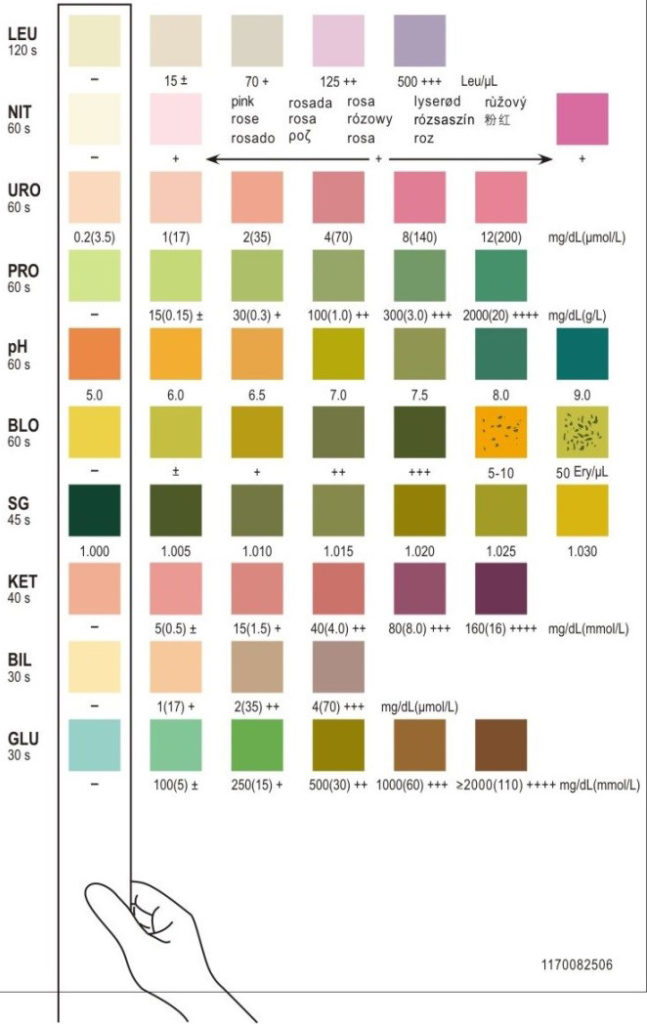
#> input picture mission-reagent-parameter-pic-647x1024.jpg, 647 x 1024 px
$ python ref_preview.py
#> lines starting #> are read from the running program, lines starting #| are printed output that depends on the picture
# ref_preview.py
# Exploración y preview de la tira reactiva de REFERENCIA (JPG).
# Detecta los 10 cuadros individualmente y dibuja un círculo concéntrico en cada uno.
import cv2
import numpy as np
import matplotlib.pyplot as plt

# ============ PARÁMETROS ============
REF_PATH = r"mission-reagent-parameter-pic-647x1024.jpg"

# Recorte fijo de la columna de la tira (fracciones del ancho/alto de la imagen)
REF_X0, REF_X1 = 0.09, 0.20
REF_Y0, REF_Y1 = 0.005, 0.86

N_CUADROS = 10          # número de cuadros esperados
RADIO_FRAC = 0.30       # radio del círculo como fracción del ancho de la ROI
SEP_L_MIN = 238         # L (LAB) mínimo para considerar una fila "separador blanco"
SEP_CHROMA_MAX = 7      # croma máximo para considerarla separador (cuadros pálidos > esto)
ALTO_MIN = 15           # alto mínimo de un bloque válido (px)
# ====================================


def leer_jpg(path):
    bgr = cv2.imread(path, cv2.IMREAD_COLOR)
    if bgr is None:
        raise FileNotFoundError(f"No se encontró: {path}")
    return cv2.cvtColor(bgr, cv2.COLOR_BGR2RGB)


def roi_referencia(img_ref, x0=REF_X0, x1=REF_X1, y0=REF_Y0, y1=REF_Y1):
    """Recorta la columna de la tira de referencia por proporciones fijas."""
    h, w = img_ref.shape[:2]
    xa, xb = int(x0 * w), int(x1 * w)
    ya, yb = int(y0 * h), int(y1 * h)
    return img_ref[ya:yb, xa:xb], (xa, ya, xb, yb)


def detectar_cuadros(roi_rgb, sep_L=SEP_L_MIN, sep_chroma=SEP_CHROMA_MAX,
                     alto_min=ALTO_MIN):
    """
    Detecta cada cuadro como un segmento vertical de filas que NO son
    separador blanco. Un separador = fila muy clara (L alto) y casi sin
    croma; así los cuadros pálidos (croma bajo pero no nulo) no se pierden.
    Devuelve la lista de centros (cx, cy).
    """
    rh, rw = roi_rgb.shape[:2]
    lab = cv2.cvtColor(cv2.cvtColor(roi_rgb, cv2.COLOR_RGB2BGR),
                       cv2.COLOR_BGR2LAB).astype(float)
    band = lab[:, int(0.3 * rw):int(0.7 * rw), :].mean(axis=1)
    L = band[:, 0]
    A = band[:, 1] - 128
    B = band[:, 2] - 128
    chroma = np.sqrt(A ** 2 + B ** 2)
    chroma = np.convolve(chroma, np.ones(3) / 3, mode="same")

    es_sep = (L > sep_L) & (chroma < sep_chroma)

    segmentos = []
    i = 0
    while i < rh:
        if not es_sep[i]:
            j = i
            while j < rh and not es_sep[j]:
                j += 1
            if j - i > alto_min:
                segmentos.append((i, j))
            i = j
        else:
            i += 1

    cx = rw // 2
    centros = [(cx, (a + b) // 2) for (a, b) in segmentos]
    return centros, segmentos


def main():
    ref = leer_jpg(REF_PATH)
#> in leer_jpg, bgr is the input picture: shape (1024, 647, 3); mean B, G, R 214.6, 226.2, 230.7
    roi_ref, bbox_ref = roi_referencia(ref)
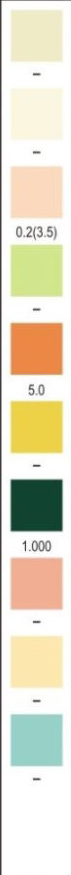
#> roi_ref: shape (875, 71, 3); mean R, G, B 228.4, 223.1, 201.6
#> bbox_ref = (58, 5, 129, 880)
    centros, segmentos = detectar_cuadros(roi_ref)
#> in detectar_cuadros, `lab = cv2.cvtColor(cv2.cvtColor(roi_rgb, cv2.COLOR_RGB2BGR), cv2.COLOR..`:
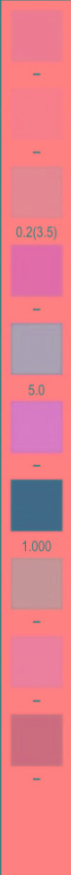
#> lab: shape (875, 71, 3) float64; mean R, G, B 226.1, 127.1, 139.6
#> in detectar_cuadros, `band = lab[:, int(0.3 * rw):int(0.7 * rw), :].mean(axis=1)`: band = 875 rows, first 8: [151.6, 128.7, 128.3], [252.4, 128.4, 128.6], [251.7, 128.4, 128.6], [255, 128, 128.3], [253, 128, 128.3], [253.6, 128, 128.3], [255, 128, 129], [254, 128, 130]
#> in detectar_cuadros, `L = band[:, 0]`: L = 875 values, max 255 at index 6, min 61 at index 481, mean 220.2
#> in detectar_cuadros, `A = band[:, 1] - 128`: A = 875 values, max 33.96 at index 367, min -23.61 at index 526, mean -1.07
#> in detectar_cuadros, `B = band[:, 2] - 128`: B = 875 values, max 69.75 at index 411, min -2 at index 722, mean 15.87
#> in detectar_cuadros, `chroma = np.sqrt(A ** 2 + B ** 2)`: chroma = 875 values, max 69.99 at index 411, min 0 at index 67, mean 19.59
#> in detectar_cuadros, `chroma = np.convolve(chroma, np.ones(3) / 3, mode="same")`: chroma = 875 values, max 69.99 at index 412, min 0 at index 68, mean 19.59
#> after the loop in detectar_cuadros, `while i < rh:`: i = 875; j = 780; segmentos = [(10, 63), (88, 139), (166, 219), (243, 299), (321, 377), (399, 456), (478, 532), (557, 611), (634, 690), (713, 767)]
#> in detectar_cuadros, `centros = [(cx, (a + b) // 2) for (a, b) in segmentos]`: centros = [(35, 36), (35, 113), (35, 192), (35, 271), (35, 349), (35, 427), (35, 505), (35, 584), (35, 662), (35, 740)]

    if len(centros) != N_CUADROS:
        print(f"AVISO: se detectaron {len(centros)} cuadros "
              f"(se esperaban {N_CUADROS}). Ajusta los umbrales SEP_*.")

    r = int(RADIO_FRAC * roi_ref.shape[1])
#> r = 21

    fig, ax = plt.subplots(1, 2, figsize=(10, 8))

    # Izquierda: imagen completa con bbox de la tira
    xa, ya, xb, yb = bbox_ref
#> xa = 58; ya = 5; xb = 129; yb = 880
    ax[0].imshow(ref)
    ax[0].add_patch(plt.Rectangle((xa, ya), xb - xa, yb - ya,
                                  fill=False, edgecolor="red", linewidth=2))
    ax[0].set_title("Referencia JPG")
    ax[0].axis("off")

    # Derecha: ROI con un círculo concéntrico por cuadro detectado
    ax[1].imshow(roi_ref)
    for i, (cx, cy) in enumerate(centros):
        ax[1].add_patch(plt.Circle((cx, cy), r, fill=False,
                                    edgecolor="red", linewidth=2))
        ax[1].text(cx + r + 3, cy, str(i + 1), color="red",
                   va="center", fontsize=9)
#> this loop made 10 passes
#> cy on passes 1 to 10: 36, 113, 192, 271, 349, 427, 505, 584, 662, 740
    ax[1].set_title(f"ROI referencia · {len(centros)} cuadros detectados")
    ax[1].axis("off")

    plt.tight_layout()
    plt.show()
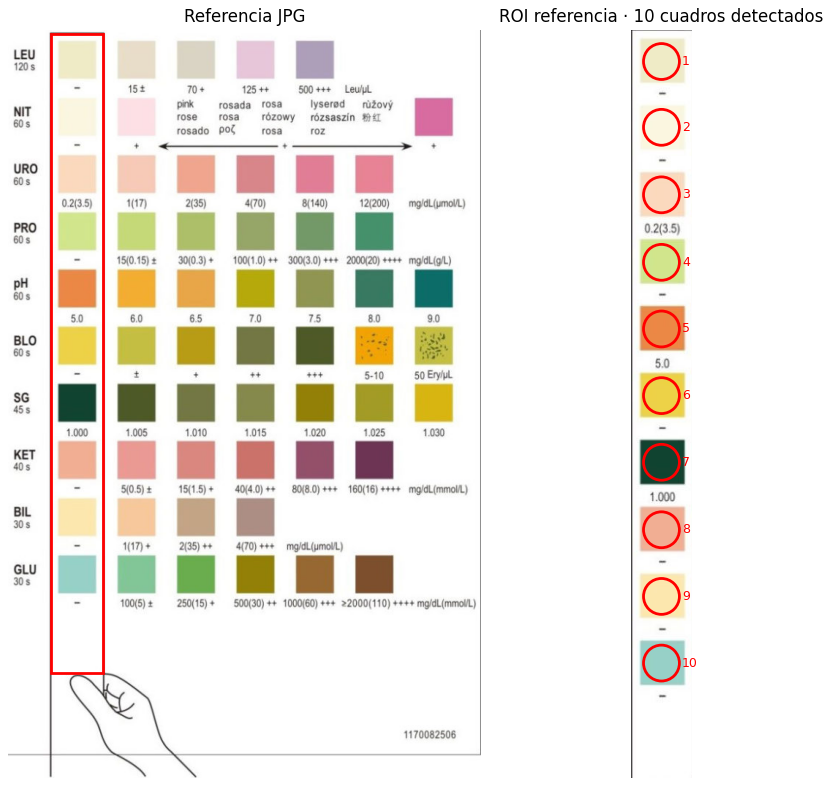
#> figure drawn by matplotlib, 2 panels


if __name__ == "__main__":
    main()

$ run again, with roi_nef_example.png saved as mission-reagent-parameter-pic-647x1024.jpg
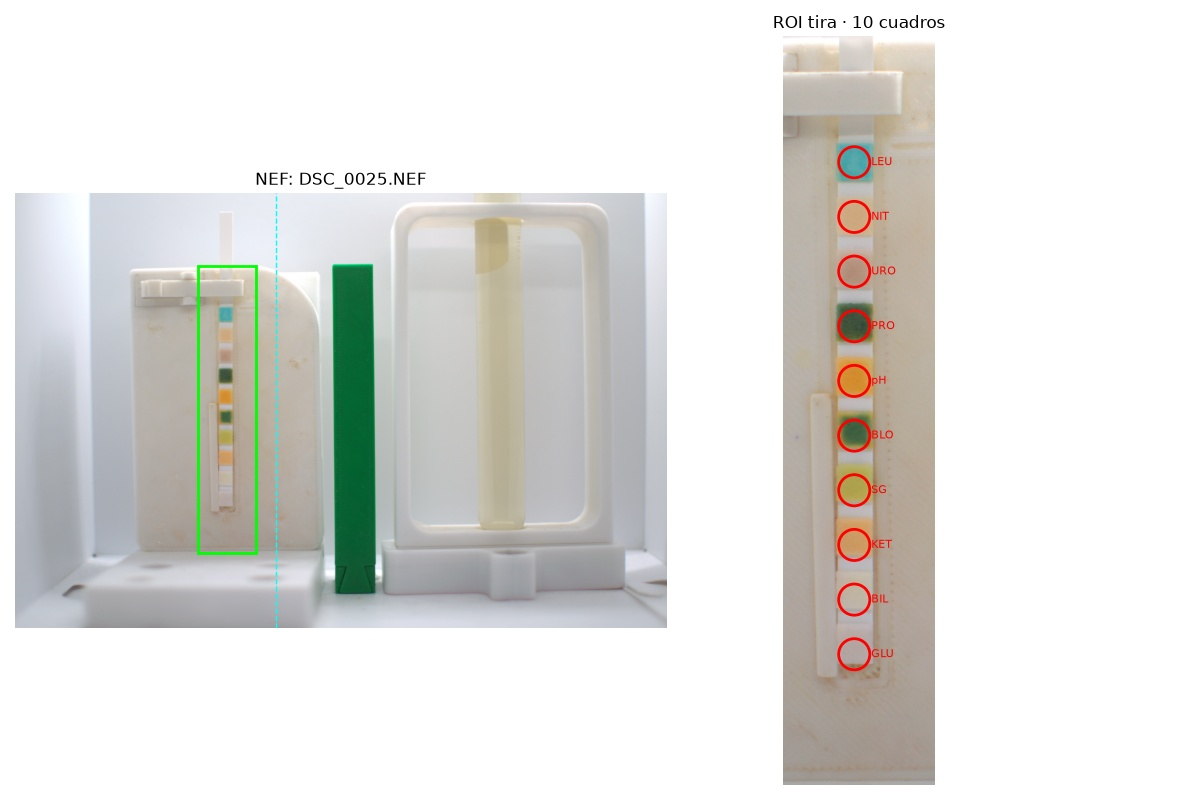
#> input picture roi_nef_example.png, 1200 x 800 px
#> in leer_jpg, bgr is the input picture: shape (800, 1200, 3); mean B, G, R 221, 224.2, 224.5
#> bbox_ref = (108, 4, 240, 688)
#> in detectar_cuadros, `lab = cv2.cvtColor(cv2.cvtColor(roi_rgb, cv2.COLOR_RGB2BGR), cv2.COLOR..`:
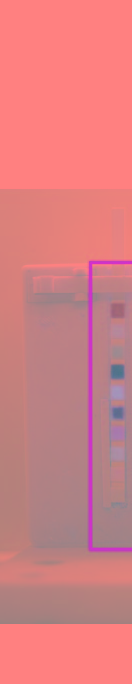
#> lab: shape (684, 132, 3) float64; mean R, G, B 214.9, 127.2, 130.2
#> band = 684 rows, first 8: [255, 128, 128], [255, 128, 128], [255, 128, 128], [255, 128, 128], [255, 128, 128], [255, 128, 128], [255, 128, 128], [255, 128, 128]
#> L = 684 values, max 255 at index 0, min 157.1 at index 623, mean 214.6
#> A = 684 values, max 1.34 at index 602, min -5.19 at index 316, mean -1.68
#> B = 684 values, max 11.49 at index 295, min -5.25 at index 194, mean 3.27
#> in detectar_cuadros, `chroma = np.sqrt(A ** 2 + B ** 2)`: chroma = 684 values, max 12.43 at index 295, min 0 at index 0, mean 5.04
#> in detectar_cuadros, `chroma = np.convolve(chroma, np.ones(3) / 3, mode="same")`: chroma = 684 values, max 12.18 at index 295, min 0 at index 0, mean 5.04
#> after the loop in detectar_cuadros, `while i < rh:`: i = 684; j = 624; segmentos = [(189, 264), (265, 624)]
#> in detectar_cuadros, `centros = [(cx, (a + b) // 2) for (a, b) in segmentos]`: centros = [(66, 226), (66, 444)]
#> in main, `centros, segmentos = detectar_cuadros(roi_ref)`: segmentos = [(189, 264), (265, 624)]
#| AVISO: se detectaron 2 cuadros (se esperaban 10). Ajusta los umbrales SEP_*.
#> in main, `xa, ya, xb, yb = bbox_ref`: xa = 108; ya = 4; xb = 240; yb = 688
#> the loop in main, `for i, (cx, cy) in enumerate(centros):` made 2 passes
#> in main, `plt.show()`:
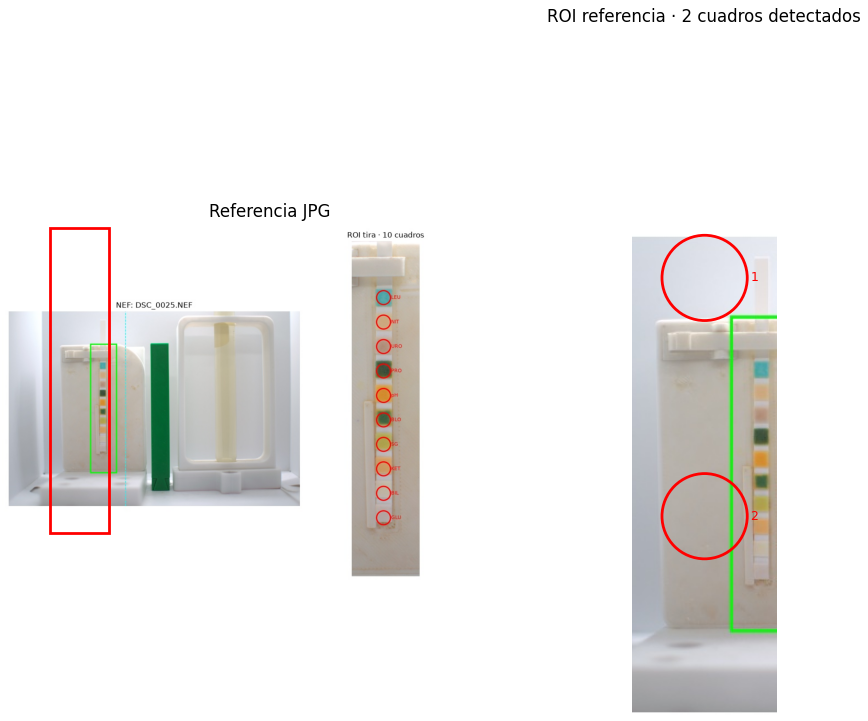
#> figure drawn by matplotlib, 2 panels
